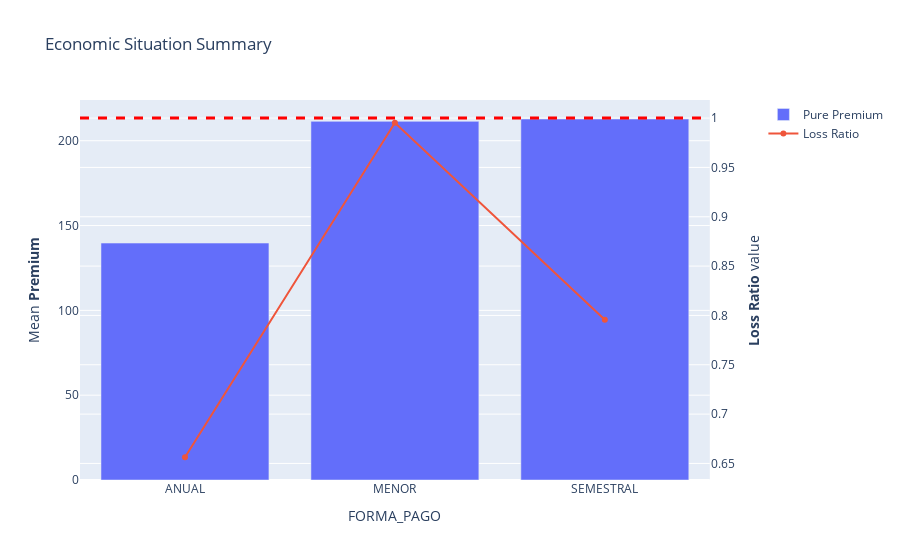

Notebook code for this chart:
### Code cell
lossratio_graph(df,category='forma_pago')

### Figure 1 — Plotly figure (JSON) as saved in the notebook; plotly's stock layout.template omitted (floating-point values rounded to 4 significant figures)
{"data": [{"name": "Pure Premium", "type": "bar", "x": ["ANUAL", "MENOR", "SEMESTRAL"], "y": [139.7, 211.4, 212.8]}, {"name": "Loss Ratio", "type": "scatter", "x": ["ANUAL", "MENOR", "SEMESTRAL"], "xaxis": "x", "y": [0.6563, 0.9953, 0.7955], "yaxis": "y2"}], "layout": {"shapes": [{"line": {"color": "red", "dash": "dash", "width": 3}, "type": "line", "x0": 0, "x1": 1, "xref": "x domain", "y0": 1, "y1": 1, "yref": "y2"}], "title": {"text": "Economic Situation Summary"}, "xaxis": {"anchor": "y", "domain": [0, 0.94], "title": {"text": "FORMA_PAGO"}}, "yaxis": {"anchor": "x", "domain": [0, 1], "title": {"text": "Mean <b>Premium</b>"}}, "yaxis2": {"anchor": "x", "overlaying": "y", "side": "right", "title": {"text": "<b>Loss Ratio</b> value"}}}}
